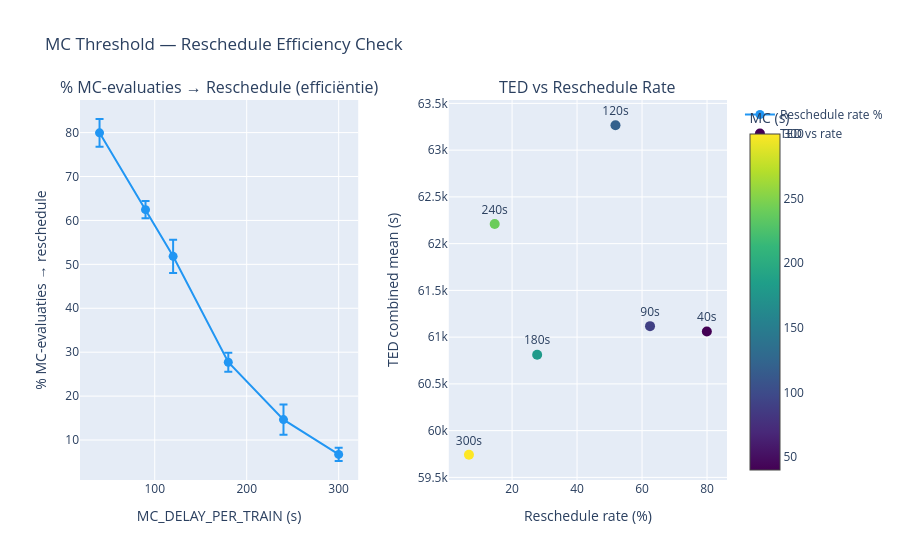

Notebook code cell kept with this figure:
### Code cell
import plotly.graph_objects as go
from plotly.subplots import make_subplots

efficiency = raw.copy()

# Correcte reschedule rate: n_rescheduled / n_evaluated (MC-evaluaties na beide frequentiechecks)
efficiency['reschedule_rate_%'] = (
    efficiency['n_rescheduled']
    / efficiency['n_evaluated'].replace(0, float('nan')) * 100
)

eff_agg = (
    efficiency
    .groupby('mc_delay_per_train')
    .agg(
        reschedule_rate_mean = ('reschedule_rate_%', 'mean'),
        reschedule_rate_std  = ('reschedule_rate_%', 'std'),
        n_rescheduled_mean   = ('n_rescheduled',     'mean'),
        n_evaluated_mean     = ('n_evaluated',        'mean'),
        n_skipped_mean       = ('n_skipped',          'mean'),
        n_fcfs_mean          = ('n_fcfs_fallback',    'mean'),
        TED_mean             = ('TED_combined',       'mean'),
    )
    .reset_index()
)

print("Reschedule efficiency per MC_DELAY_PER_TRAIN waarde:")
print(eff_agg[[
    'mc_delay_per_train', 'n_evaluated_mean', 'n_rescheduled_mean',
    'n_skipped_mean', 'n_fcfs_mean', 'reschedule_rate_mean', 'TED_mean'
]].round(2).to_string(index=False))

# ── Interactieve plot ─────────────────────────────────────────────────────────
fig = make_subplots(
    rows=1, cols=2,
    subplot_titles=[
        '% MC-evaluaties → Reschedule (efficiëntie)',
        'TED vs Reschedule Rate',
    ],
    horizontal_spacing=0.14,
)

mc_vals = eff_agg['mc_delay_per_train'].tolist()

def hover_eff(row):
    return (
        f"<b>MC={row['mc_delay_per_train']}s</b><br>"
        f"Reschedule rate: {row['reschedule_rate_mean']:.1f}% "
        f"(±{row['reschedule_rate_std']:.1f}%)<br>"
        f"MC-evaluaties:   {row['n_evaluated_mean']:.1f}<br>"
        f"→ rescheduled:   {row['n_rescheduled_mean']:.1f}<br>"
        f"→ skipped:       {row['n_skipped_mean']:.1f}<br>"
        f"→ fcfs fallback: {row['n_fcfs_mean']:.1f}<br>"
        f"TED mean:        {row['TED_mean']:.0f}s"
    )

hover_texts = eff_agg.apply(hover_eff, axis=1).tolist()

fig.add_trace(go.Scatter(
    x=mc_vals,
    y=eff_agg['reschedule_rate_mean'],
    error_y=dict(type='data', array=eff_agg['reschedule_rate_std'].tolist(), visible=True),
    mode='lines+markers',
    marker=dict(size=9, color='#2196F3'),
    line=dict(width=2),
    name='Reschedule rate %',
    hovertemplate='%{customdata}<extra></extra>',
    customdata=hover_texts,
), row=1, col=1)

fig.add_trace(go.Scatter(
    x=eff_agg['reschedule_rate_mean'],
    y=eff_agg['TED_mean'],
    mode='markers+text',
    marker=dict(
        size=10,
        color=mc_vals,
        colorscale='Viridis',
        colorbar=dict(title='MC (s)', x=1.02),
        showscale=True,
    ),
    text=[f"{v}s" for v in mc_vals],
    textposition='top center',
    name='TED vs rate',
    hovertemplate='%{customdata}<extra></extra>',
    customdata=hover_texts,
), row=1, col=2)

fig.update_xaxes(title_text='MC_DELAY_PER_TRAIN (s)', row=1, col=1)
fig.update_yaxes(title_text='% MC-evaluaties → reschedule', row=1, col=1)
fig.update_xaxes(title_text='Reschedule rate (%)', row=1, col=2)
fig.update_yaxes(title_text='TED combined mean (s)', row=1, col=2)
fig.update_layout(title_text='MC Threshold — Reschedule Efficiency Check')
fig.show()

### Figure 1 — Plotly figure (JSON) as saved in the notebook; plotly's stock layout.template omitted (floating-point values rounded to 4 significant figures)
{"data": [{"customdata": ["<b>MC=40.0s</b><br>Reschedule rate: 79.9% (±3.2%)<br>MC-evaluaties:   104.4<br>→ rescheduled:   83.4<br>→ skipped:       10913.1<br>→ fcfs fallback: 0.0<br>TED mean:        61060s", "<b>MC=90.0s</b><br>Reschedule rate: 62.5% (±2.0%)<br>MC-evaluaties:   115.0<br>→ rescheduled:   71.8<br>→ skipped:       10938.2<br>→ fcfs fallback: 0.0<br>TED mean:        61118s", "<b>MC=120.0s</b><br>Reschedule rate: 51.8% (±3.8%)<br>MC-evaluaties:   122.4<br>→ rescheduled:   63.3<br>→ skipped:       10943.3<br>→ fcfs fallback: 0.0<br>TED mean:        63266s", "<b>MC=180.0s</b><br>Reschedule rate: 27.7% (±2.2%)<br>MC-evaluaties:   145.2<br>→ rescheduled:   40.2<br>→ skipped:       10973.3<br>→ fcfs fallback: 0.0<br>TED mean:        60812s", "<b>MC=240.0s</b><br>Reschedule rate: 14.6% (±3.4%)<br>MC-evaluaties:   161.5<br>→ rescheduled:   23.5<br>→ skipped:       10997.6<br>→ fcfs fallback: 0.0<br>TED mean:        62210s", "<b>MC=300.0s</b><br>Reschedule rate: 6.7% (±1.5%)<br>MC-evaluaties:   172.9<br>→ rescheduled:   11.6<br>→ skipped:       11006.4<br>→ fcfs fallback: 0.0<br>TED mean:        59742s"], "error_y": {"array": [3.154, 1.957, 3.809, 2.175, 3.422, 1.502], "type": "data", "visible": true}, "hovertemplate": "%{customdata}<extra></extra>", "line": {"width": 2}, "marker": {"color": "#2196F3", "size": 9}, "mode": "lines+markers", "name": "Reschedule rate %", "type": "scatter", "x": [40, 90, 120, 180, 240, 300], "xaxis": "x", "y": [79.94, 62.45, 51.82, 27.72, 14.65, 6.729], "yaxis": "y"}, {"customdata": ["<b>MC=40.0s</b><br>Reschedule rate: 79.9% (±3.2%)<br>MC-evaluaties:   104.4<br>→ rescheduled:   83.4<br>→ skipped:       10913.1<br>→ fcfs fallback: 0.0<br>TED mean:        61060s", "<b>MC=90.0s</b><br>Reschedule rate: 62.5% (±2.0%)<br>MC-evaluaties:   115.0<br>→ rescheduled:   71.8<br>→ skipped:       10938.2<br>→ fcfs fallback: 0.0<br>TED mean:        61118s", "<b>MC=120.0s</b><br>Reschedule rate: 51.8% (±3.8%)<br>MC-evaluaties:   122.4<br>→ rescheduled:   63.3<br>→ skipped:       10943.3<br>→ fcfs fallback: 0.0<br>TED mean:        63266s", "<b>MC=180.0s</b><br>Reschedule rate: 27.7% (±2.2%)<br>MC-evaluaties:   145.2<br>→ rescheduled:   40.2<br>→ skipped:       10973.3<br>→ fcfs fallback: 0.0<br>TED mean:        60812s", "<b>MC=240.0s</b><br>Reschedule rate: 14.6% (±3.4%)<br>MC-evaluaties:   161.5<br>→ rescheduled:   23.5<br>→ skipped:       10997.6<br>→ fcfs fallback: 0.0<br>TED mean:        62210s", "<b>MC=300.0s</b><br>Reschedule rate: 6.7% (±1.5%)<br>MC-evaluaties:   172.9<br>→ rescheduled:   11.6<br>→ skipped:       11006.4<br>→ fcfs fallback: 0.0<br>TED mean:        59742s"], "hovertemplate": "%{customdata}<extra></extra>", "marker": {"color": [40, 90, 120, 180, 240, 300], "colorbar": {"title": {"text": "MC (s)"}, "x": 1.02}, "colorscale": [[0, "#440154"], [0.1111, "#482878"], [0.2222, "#3e4989"], [0.3333, "#31688e"], [0.4444, "#26828e"], [0.5556, "#1f9e89"], [0.6667, "#35b779"], [0.7778, "#6ece58"], [0.8889, "#b5de2b"], [1, "#fde725"]], "showscale": true, "size": 10}, "mode": "markers+text", "name": "TED vs rate", "text": ["40s", "90s", "120s", "180s", "240s", "300s"], "textposition": "top center", "type": "scatter", "x": [79.94, 62.45, 51.82, 27.72, 14.65, 6.729], "xaxis": "x2", "y": [61060.0, 61120.0, 63270.0, 60810.0, 62210.0, 59740.0], "yaxis": "y2"}], "layout": {"annotations": [{"font": {"size": 16}, "showarrow": false, "text": "% MC-evaluaties → Reschedule (efficiëntie)", "x": 0.215, "xanchor": "center", "xref": "paper", "y": 1, "yanchor": "bottom", "yref": "paper"}, {"font": {"size": 16}, "showarrow": false, "text": "TED vs Reschedule Rate", "x": 0.785, "xanchor": "center", "xref": "paper", "y": 1, "yanchor": "bottom", "yref": "paper"}], "title": {"text": "MC Threshold — Reschedule Efficiency Check"}, "xaxis": {"anchor": "y", "domain": [0, 0.43], "title": {"text": "MC_DELAY_PER_TRAIN (s)"}}, "xaxis2": {"anchor": "y2", "domain": [0.57, 1], "title": {"text": "Reschedule rate (%)"}}, "yaxis": {"anchor": "x", "domain": [0, 1], "title": {"text": "% MC-evaluaties → reschedule"}}, "yaxis2": {"anchor": "x2", "domain": [0, 1], "title": {"text": "TED combined mean (s)"}}}}
